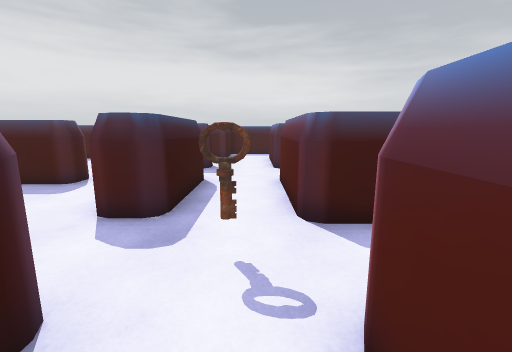
[1] (above)

24 first-person views from a walk through a scene from a Unity 3-D project. The camera is 1.5 m above the floor, tilts 10° down and sees 90° across. The floor is counted in squares, 1 m on a side. Each view is taken from the middle of a square. On the plan, view 1 faces up. The plan holds only what a view shows up to about 13 squares ahead; the rest is blank. The place goes on beyond the plan. The player is left out.

[2]
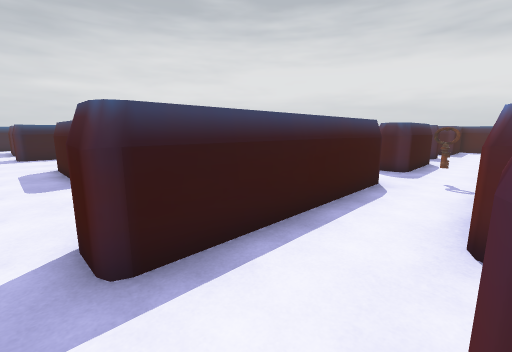

[3]
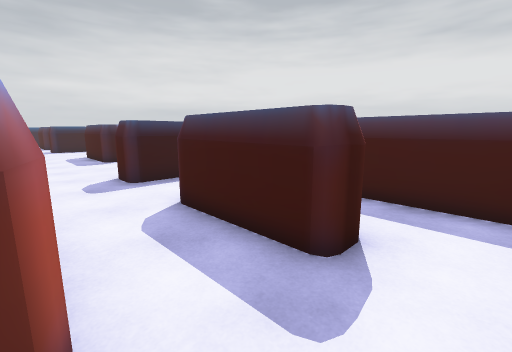

[4]
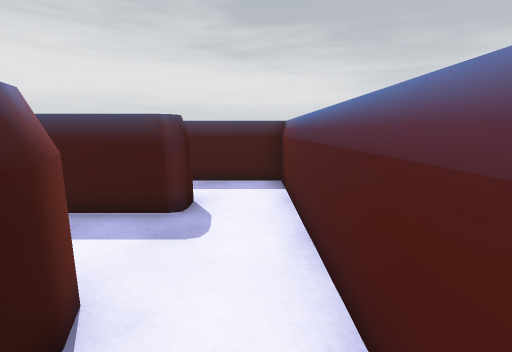

[5]
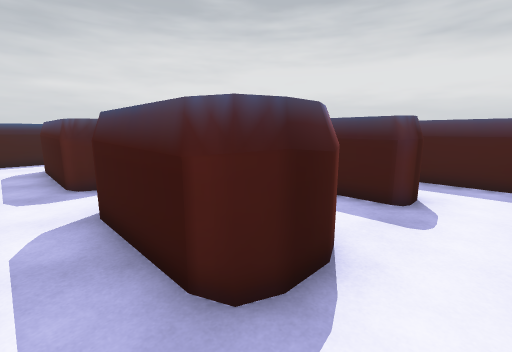

[6]
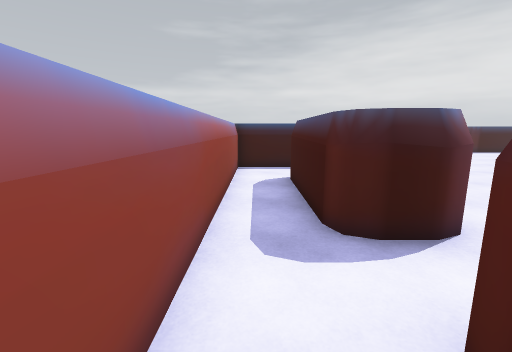

[7]
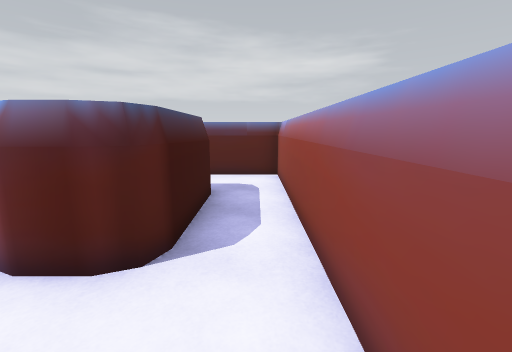

[8]
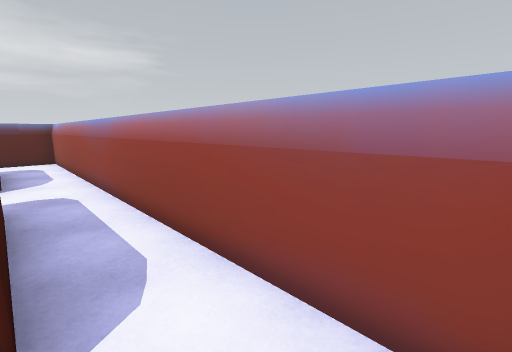

[9]
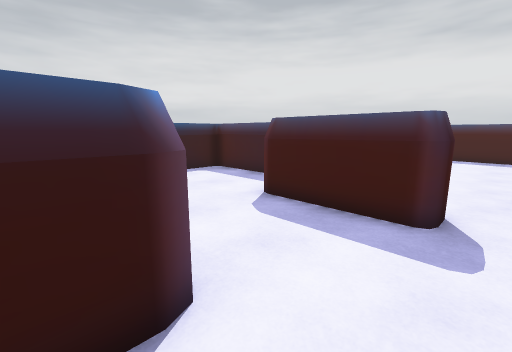

[10]
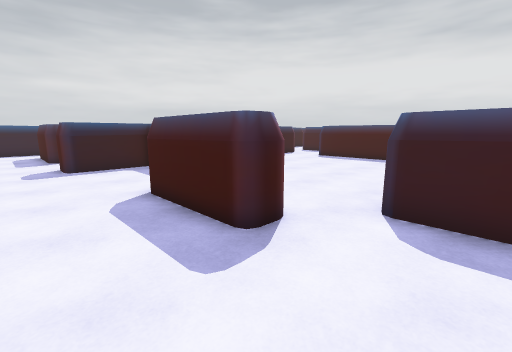

[11]
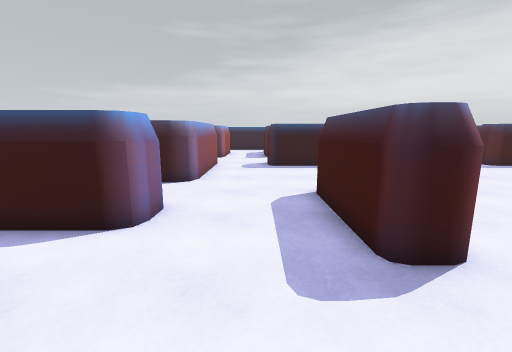

[12]
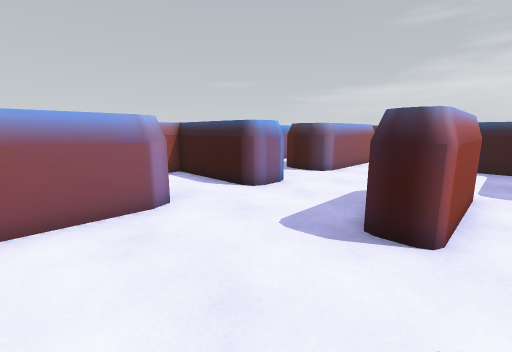

[13]
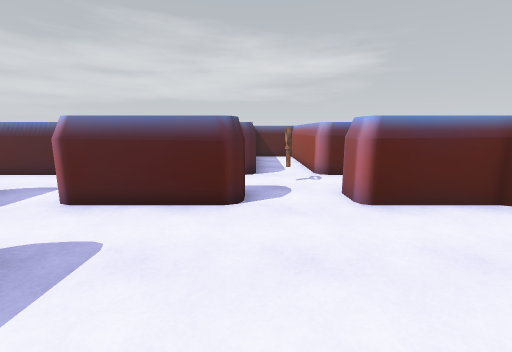

[14]
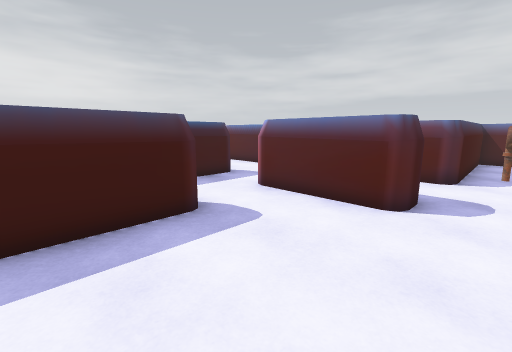

[15]
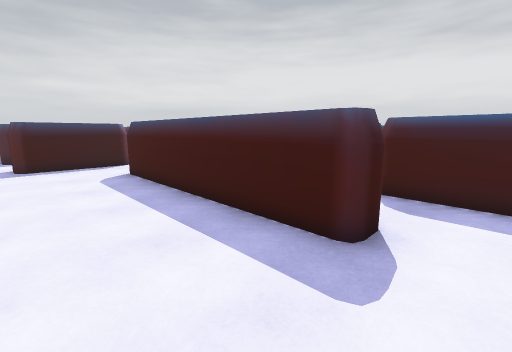

[16]
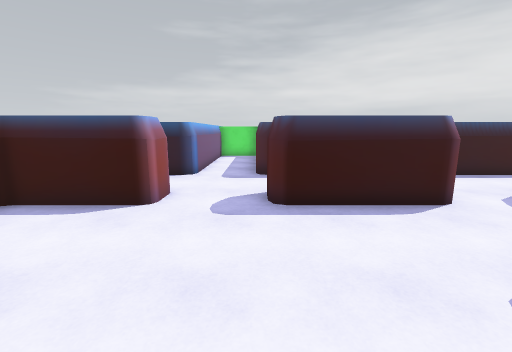

[17]
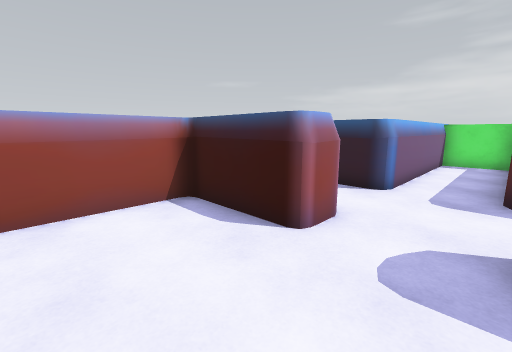

[18]
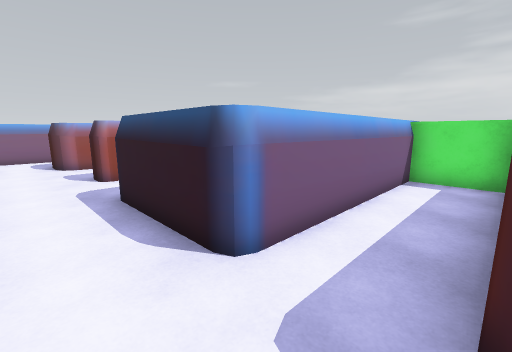

[19]
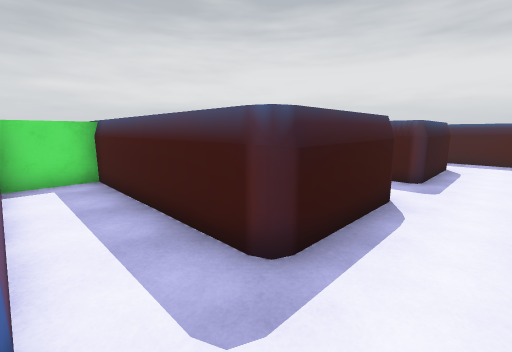

[20]
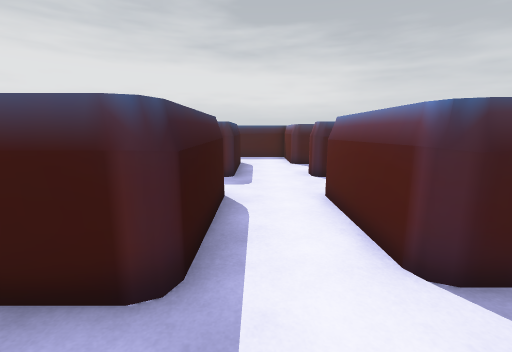

[21]
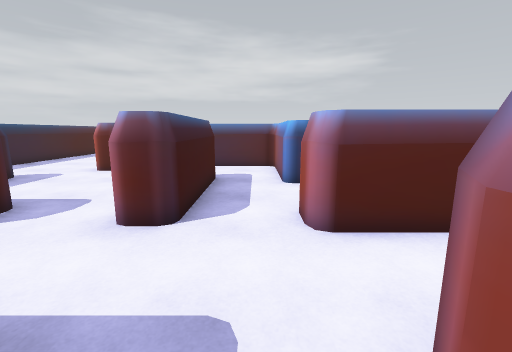

[22]
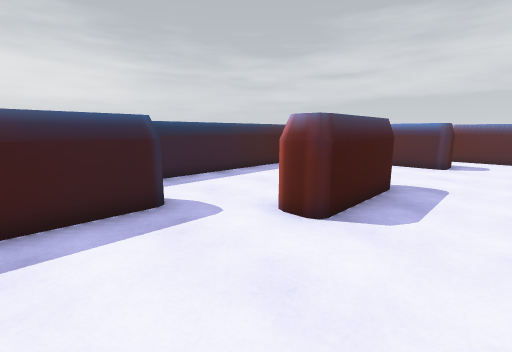

[23]
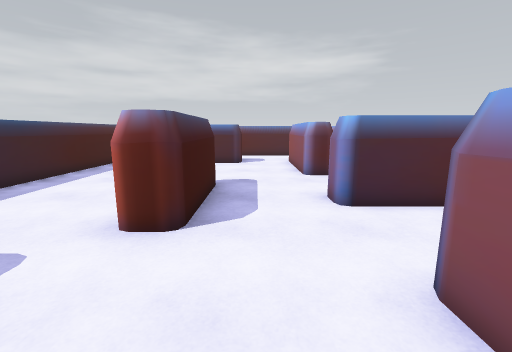

[24]
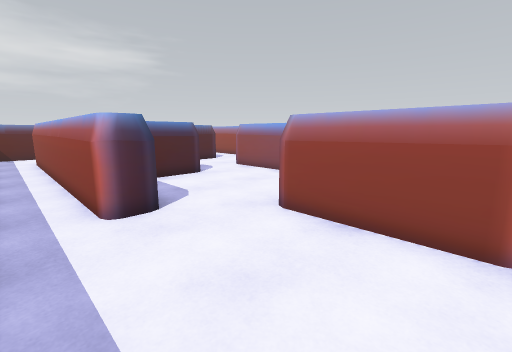

### Floor plan
Key: @ floor where view 1 was taken; # wall or solid block; . floor; ^ raised ledge; K key; O other object.
Columns run from 27 left of view 1 to 7 right of it. Each row starts with its distance up from view 1.
 20                 #########
 19                ...................O
 18                ......###########..#
 17        ###  ###......#  #
 16        ...  ............#
 15        ...# ....OOOO....#
 14        O..##....OOOO....##..O
 13        O....................O
 12        O....................O
 11        O..O  OO..##..OOOOO..O
 10       OO..OOOOO..#   OOOOO..O
  9       ...........#   ........
  8        ^..OO..####   #..OO..^
  7        ^..OO..########..OO..^
  6        ^..OO............OO..^
  5        ^..OO............OO..^
  4 #^^^^^^^..O..............O..^^^^^^#
  3 #..........................K......O
  2 #^^^^^^^..OO............OO..^^^^^
  1        ^.. O............OO..^
  0        ^.. O......... ..OO.@^
 -1        ^.. OOOO .....   OO..^
 -2        ^.. OOOO  ....OO  O..^ ^^^^^
 -3        ... O............ O...  ...#
 -4        ... O....OOOO...  O...  ...#
 -5      OOO..OO............OO..OOOOO.#
 -6      .............................#
 -7      .............................#
 -8       OO..OOOOO..##..OOO O..O  O..#
 -9        O.     O.. #..    OO.O  OO.#
-10         ..    O   #..OOOOO..OOOO..#
-11         ..        #...............O
-12        ###        ###############OO

Positions as (right, up) in squares from view 1, and headings:
1: (0, 0), facing up
2: (1, -6), facing up-left
3: (6, -8), facing up-left
4: (6, -10), facing up
5: (6, -11), facing up-left
6: (2, -11), facing left
7: (-2, -11), facing right
8: (-8, -10), facing down-right
9: (-7, -9), facing up-left
10: (-5, -7), facing up-left
11: (-5, -6), facing left
12: (-4, -3), facing down-left
13: (-8, 4), facing right
14: (-8, 3), facing up-right
15: (-4, 4), facing up-left
16: (-11, 4), facing left
17: (-13, 4), facing down-left
18: (-18, 4), facing down-left
19: (-18, 2), facing up-left
20: (-19, 2), facing up
21: (-21, 9), facing right
22: (-15, 12), facing up-right
23: (-15, 13), facing right
24: (-11, 19), facing down-right
